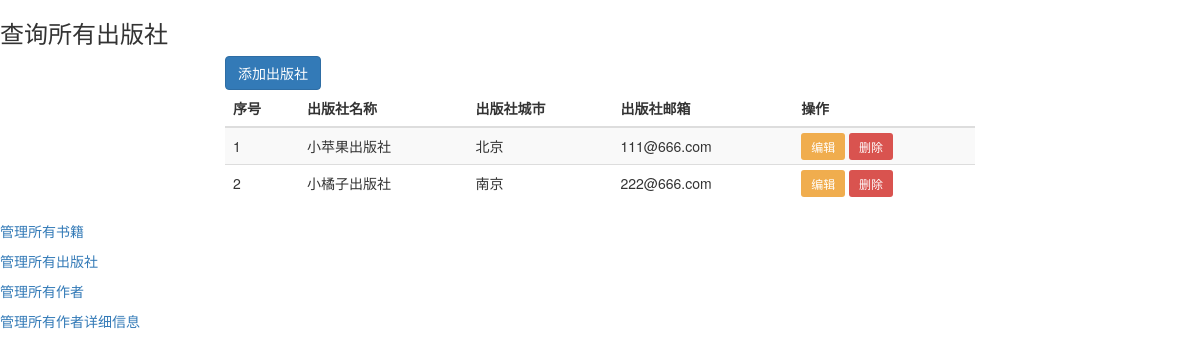
/book/show_publish/, run on the app's committed database.
### book/models.py (models this page shows, shortened)
class Publish(models.Model):
    name = models.CharField(max_length=32)
    city = models.CharField(max_length=32)
    email = models.EmailField()

### book/views.py (the view)
# urls.py: path('show_publish/', views.show_publish),
def show_publish(request):
    publish_list = Publish.objects.all()
    return render(request, 'book/show_publish.html', {'publish_list': publish_list})

### templates/book/show_publish.html (shortened to what this page needs)
<!DOCTYPE html>
<html lang="en">
<head>
    <link rel="stylesheet" href="https://cdn.jsdelivr.net/npm/bootstrap@3.3.7/dist/css/bootstrap.min.css">
</head>
<body>
<h3>查询所有出版社</h3>
<div class="container">
    <div class="row">
        <div class="col-md-8 col-md-offset-2">
            <a href="/book/add_publish/" class="btn btn-primary">添加出版社</a>
    <table class="table table-striped">
        <thead>
            <tr>
                <th>序号</th>
                <th>出版社名称</th>
                <th>出版社城市</th>
                <th>出版社邮箱</th>
                <th>操作</th>
            </tr>
        </thead>
        <tbody>
            {%  for pub in publish_list  %}
            <tr>
                <td>{{ forloop.counter }}</td>
                <td>{{ pub.name }}</td>
                <td>{{ pub.city }}</td>
                <td>{{ pub.email }}</td>
                <td>
                   <a href="/book/update_publish/{{ pub.pk }}" class="btn-sm btn-warning">编辑</a>
                   <a href="/book/delete_publish/{{ pub.pk }}" class="btn-sm btn-danger">删除</a>
                </td>
            </tr>
            {% endfor %}
        </tbody>
    </table>
        </div>
    </div>
</div>
<p>
    <a href="/">管理所有书籍</a>
</p>
<p><a href="/book/show_publish/">管理所有出版社</a>
</p>
<p><a href="/book/show_author/">管理所有作者</a></p>
<p><a href="/book/show_author_detail/">管理所有作者详细信息</a>
</p>
</body>
</html>

### data on the page
Publish: name "小苹果出版社", city "北京", email "111@666.com"
Publish: name "小橘子出版社", city "南京", email "222@666.com"
